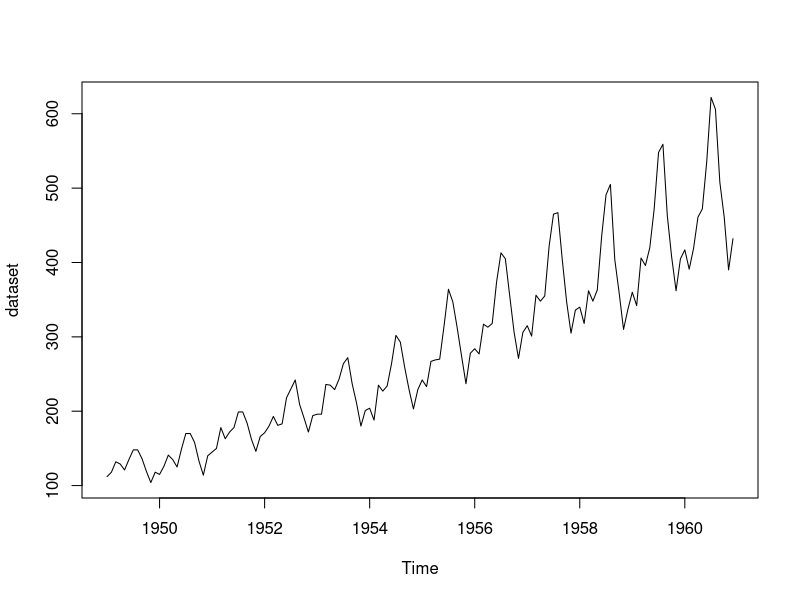
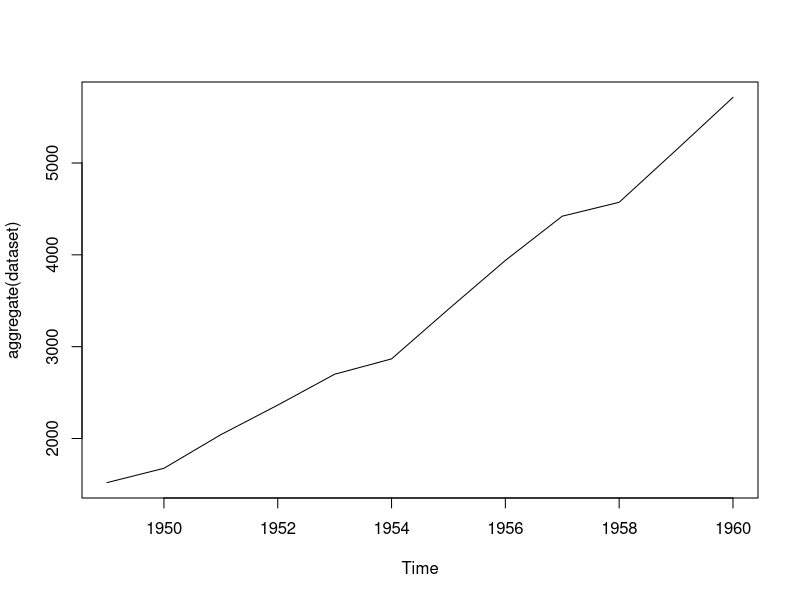
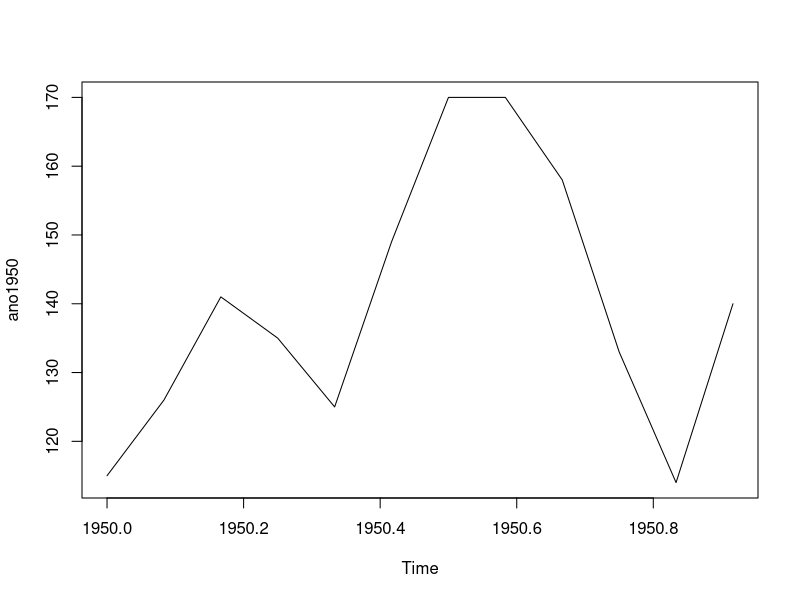
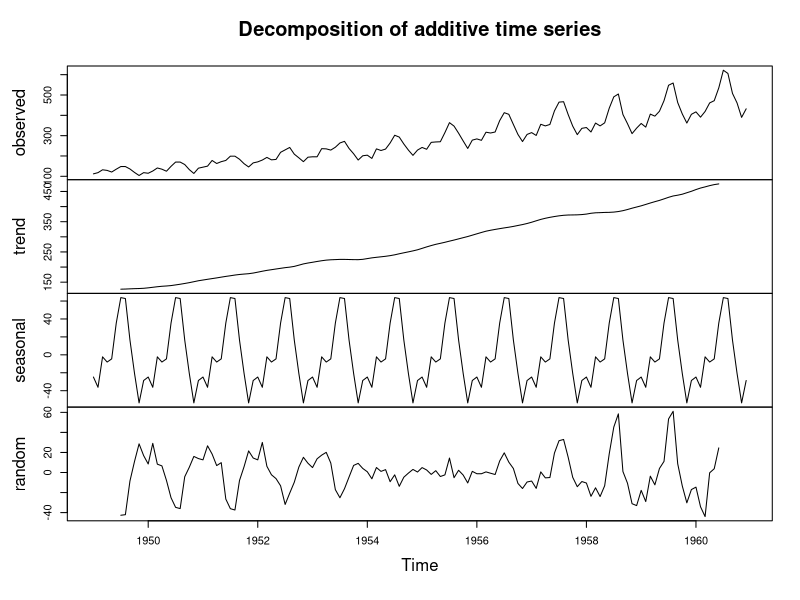
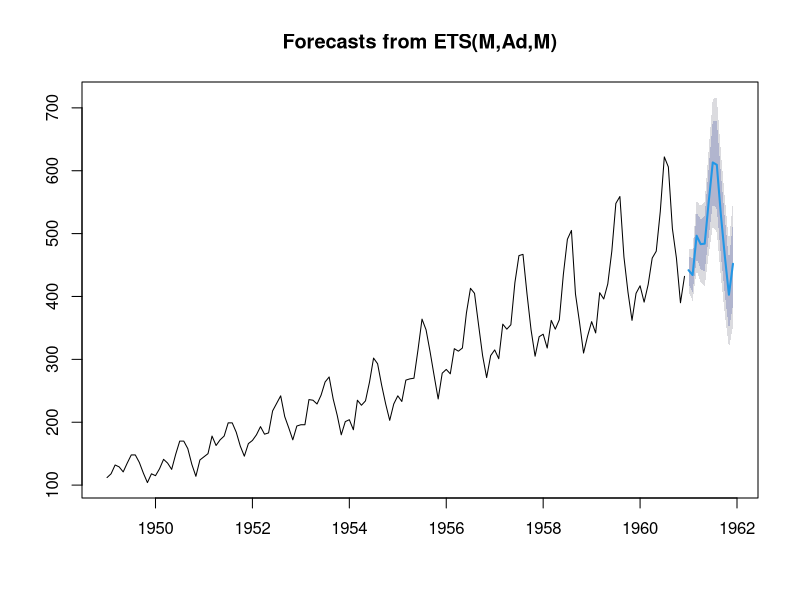
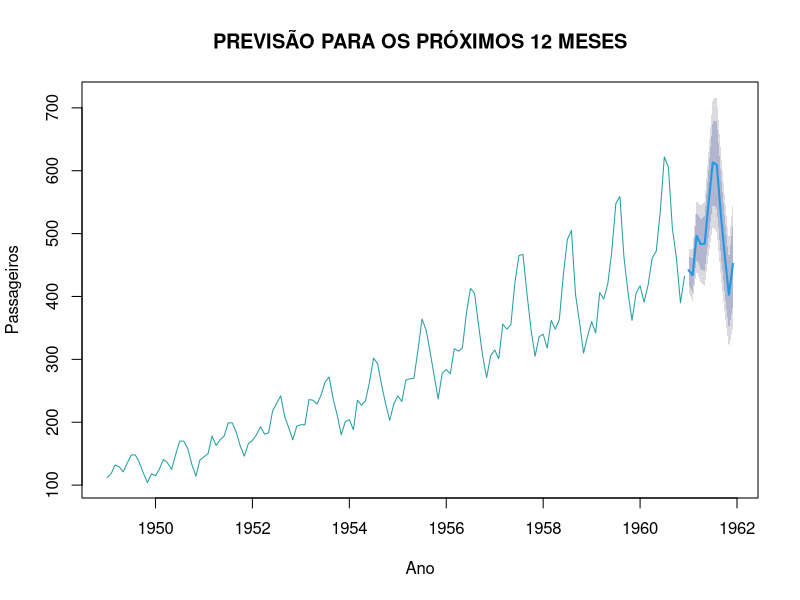

Generate these figures, in order, with R:
## ---- chunk 1
#pacotes necessários para a elaboração do projeto
library(tidyverse)
library(forecast)

#carregndo e atribuindo os dados em 'dataset'
dataset <- AirPassengers
dataset
## ---- chunk 2
#Demonstra o ano inicial do nosso 'dataset'
start(dataset)
## ---- chunk 3
#demonstra o ano final do nosso 'dataset'
end(dataset)
## ---- chunk 4
#demonstrando graficamente nossos dados
plot(dataset)
## ---- chunk 5
plot(aggregate(dataset))
## ---- chunk 6
#Agora iremos extrair apenas um ano especifico com o metodo window
ano1950 = window(dataset,start=c(1950,1), end=c(1950,12))
plot(ano1950)
## ---- chunk 7
#Decomposção
dec_dataset = decompose(dataset)
dec_dataset
## ---- chunk 8
attributes(dec_dataset)

## ---- chunk 9
#Demonstrando os dados citados acima em gráfico
plot(dec_dataset)
## ---- chunk 10
#suavização exponencial
ets = ets(dataset)
ets
## ---- chunk 11
#Previsão dos proximos 12 meses 
previsao_dataset = forecast(ets, h=12)
plot(previsao_dataset)
## ---- chunk 12
#deixando o gráfico mais visível e alterando algumas informações
plot(previsao_dataset, main = 'PREVISÃO PARA OS PRÓXIMOS 12 MESES', xlab = "Ano", ylab = 'Passageiros', col = '#249E9F')
